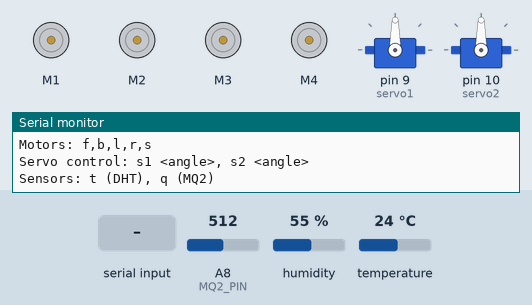
Simulated run of this sketch. Board: Arduino Mega 2560, built with avr-gcc and run on an emulated ATmega2560. Shown: 4 × DC motor (green arrow = forward, orange = backward, longer = faster), 2 × servo, the last lines printed to the serial monitor. The inputs (shaded band) are chosen by the test bench; at power-on: A8 (MQ2_PIN) = 512, humidity 55 %, temperature 24 °C.

Above: at 1.2 s.
1.3 s: "s1 1\n" received over Serial
At 2.0 s:
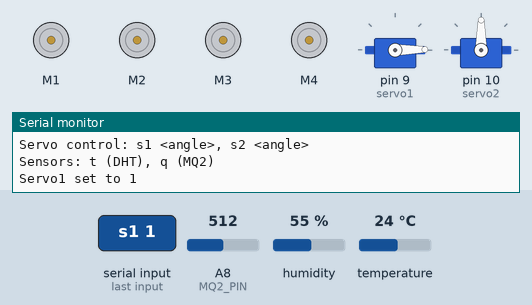
2.8 s: "f\n" received over Serial
At 4.0 s:
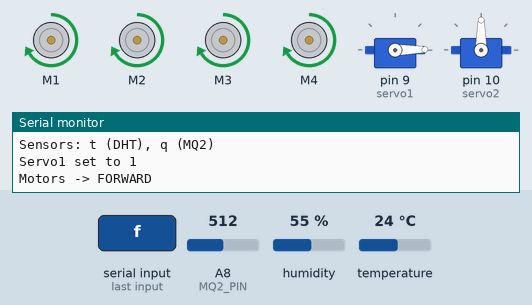
4.3 s: "b\n" received over Serial
At 4.9 s:
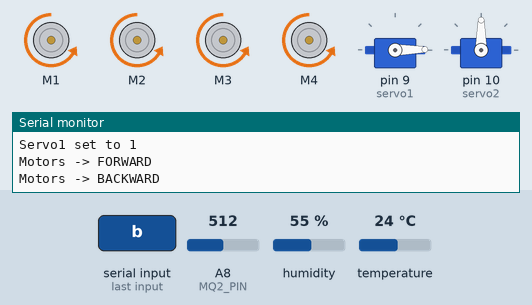
5.8 s: "l\n" received over Serial
At 6.2 s:
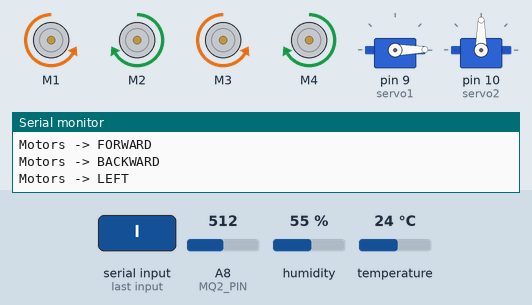
7.3 s: "r\n" received over Serial
At 8.3 s:
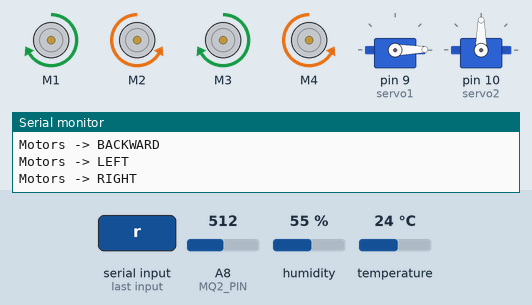
8.8 s: "s1 150\n" received over Serial
At 9.2 s:
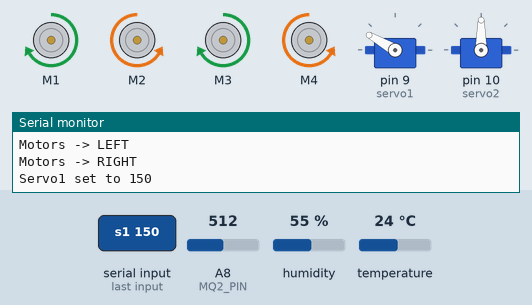
Timing chart, 0 to 11.3 s (numbered marks = the images above; inputs shaded):
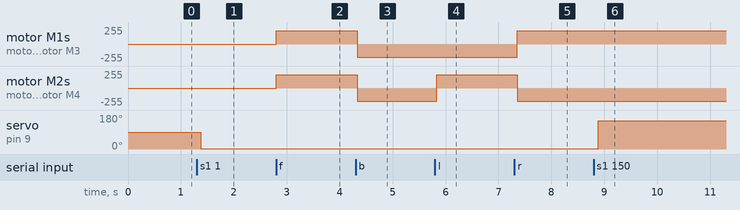

Measured:
- after the input at 1.3 s, servo on pin 9 (servo1): 90° → 1° after 0.08 s
- after the input at 2.8 s, motor M1–4: stopped → forward 200/255 at once
- after the input at 4.3 s, motor M1–4: forward 200/255 → backward 200/255 at once
- after the input at 5.8 s, motor M2, motor M4: backward 200/255 → forward 200/255 at once
- after the input at 7.3 s, motor M1, motor M3: backward 200/255 → forward 200/255 after 0.06 s; motor M2, motor M4: forward 200/255 → backward 200/255 after 0.06 s
- after the input at 8.8 s, servo on pin 9 (servo1): 1° → 150° after 0.08 s

The sketch:

MAINROBOCAR.ino
```cpp
#include <AFMotor.h>
#include <Servo.h>
#include "DHT.h"

AF_DCMotor motor1(1);
AF_DCMotor motor2(2);
AF_DCMotor motor3(3);
AF_DCMotor motor4(4);

Servo servo1;
Servo servo2;

#define MQ2_PIN A8
#define DHTPIN A9
#define DHTTYPE DHT11
DHT dht(DHTPIN, DHTTYPE);

void setup() {
  Serial.begin(9600);
  Serial.println("System starting...");

  motor1.setSpeed(200);
  motor2.setSpeed(200);
  motor3.setSpeed(200);
  motor4.setSpeed(200);

  servo1.attach(9);
  servo2.attach(10);
  servo1.write(90);
  servo2.write(90);

  dht.begin();

  Serial.println("Ready:");
  Serial.println("Motors: f,b,l,r,s");
  Serial.println("Servo control: s1 <angle>, s2 <angle>");
  Serial.println("Sensors: t (DHT), q (MQ2)");
}

void loop() {
  int gasValue = analogRead(MQ2_PIN);
  float temp = dht.readTemperature();
  float hum  = dht.readHumidity();

  if (Serial.available()) {
    String input = Serial.readStringUntil('\n');
    input.trim();

    if (input.length() == 1) {
      char cmd = input.charAt(0);
      switch (cmd) {
        case 'f':
          setAllMotors(FORWARD, 200);
          Serial.println("Motors -> FORWARD");
          break;
        case 'b':
          setAllMotors(BACKWARD, 200);
          Serial.println("Motors -> BACKWARD");
          break;
        case 'l':
          motor1.setSpeed(200); motor1.run(BACKWARD);
          motor3.setSpeed(200); motor3.run(BACKWARD);
          motor2.setSpeed(200); motor2.run(FORWARD);
          motor4.setSpeed(200); motor4.run(FORWARD);
          Serial.println("Motors -> LEFT");
          break;
        case 'r':
          motor1.setSpeed(200); motor1.run(FORWARD);
          motor3.setSpeed(200); motor3.run(FORWARD);
          motor2.setSpeed(200); motor2.run(BACKWARD);
          motor4.setSpeed(200); motor4.run(BACKWARD);
          Serial.println("Motors -> RIGHT");
          break;
        case 's':
          stopAllMotors();
          Serial.println("Motors -> STOP");
          break;
        case 't':
          printDHT(temp, hum);
          break;
        case 'q':
          Serial.print("MQ2 raw: ");
          Serial.println(gasValue);
          break;
        default:
          Serial.println("Unknown command");
          break;
      }
    }
    else if (input.startsWith("s1") || input.startsWith("s2")) {
      int servoNum = (input.charAt(1) == '1') ? 1 : 2;
      int spaceIndex = input.indexOf(' ');
      if (spaceIndex > 0) {
        String angleStr = input.substring(spaceIndex + 1);
        angleStr.trim();
        int angle = angleStr.toInt();
        if (angle >= 0 && angle <= 180) {
          if (servoNum == 1) {
            servo1.write(angle);
            Serial.print("Servo1 set to ");
            Serial.println(angle);
          } else {
            servo2.write(angle);
            Serial.print("Servo2 set to ");
            Serial.println(angle);
          }
        } else {
          Serial.println("Angle must be between 0 and 180");
        }
      } else {
        Serial.println("Invalid servo command format. Use 's1 <angle>'");
      }
    } else {
      Serial.println("Invalid command");
    }
  }
  delay(100);
}

void setAllMotors(uint8_t dir, int speed) {
  motor1.setSpeed(speed); motor1.run(dir);
  motor2.setSpeed(speed); motor2.run(dir);
  motor3.setSpeed(speed); motor3.run(dir);
  motor4.setSpeed(speed); motor4.run(dir);
}

void stopAllMotors() {
  motor1.run(RELEASE);
  motor2.run(RELEASE);
  motor3.run(RELEASE);
  motor4.run(RELEASE);
}

void printDHT(float temp, float hum) {
  if (isnan(temp) || isnan(hum)) {
    Serial.println("DHT read failed");
  } else {
    Serial.print("Temperature: "); Serial.print(temp); Serial.println(" °C");
    Serial.print("Humidity: "); Serial.print(hum); Serial.println(" %");
  }
}
```
